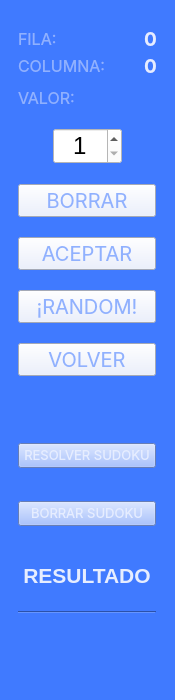
       <widget class="QFrame" name="verticalFrame_3">
        <property name="maximumSize">
         <size>
          <width>175</width>
          <height>700</height>
         </size>
        </property>
        <property name="font">
         <font>
          <family>Inter</family>
          <bold>true</bold>
         </font>
        </property>
        <property name="layoutDirection">
         <enum>Qt::LeftToRight</enum>
        </property>
        <property name="styleSheet">
         <string notr="true">background-color: rgb(64, 122, 255);</string>
        </property>
        <layout class="QVBoxLayout" name="verticalLayout_5" stretch="0,0,0,0">
         <property name="spacing">
          <number>3</number>
         </property>
         <property name="leftMargin">
          <number>7</number>
         </property>
         <property name="topMargin">
          <number>0</number>
         </property>
         <property name="rightMargin">
          <number>0</number>
         </property>
         <property name="bottomMargin">
          <number>0</number>
         </property>
         <item>
          <widget class="QFrame" name="FrameCells">
           <property name="maximumSize">
            <size>
             <width>160</width>
             <height>16777215</height>
            </size>
           </property>
           <property name="styleSheet">
            <string notr="true">background-color: rgb(64, 122, 255);
color: rgb(64, 122, 255);</string>
           </property>
           <property name="frameShape">
            <enum>QFrame::Box</enum>
           </property>
           <property name="frameShadow">
            <enum>QFrame::Plain</enum>
           </property>
           <property name="lineWidth">
            <number>2</number>
           </property>
           <layout class="QVBoxLayout" name="verticalLayout_6" stretch="0,0,0,0,0,0">
            <property name="spacing">
             <number>0</number>
            </property>
            <property name="topMargin">
             <number>0</number>
            </property>
            <property name="bottomMargin">
             <number>0</number>
            </property>
            <item>
             <spacer name="verticalSpacer_8">
              <property name="orientation">
               <enum>Qt::Vertical</enum>
              </property>
              <property name="sizeHint" stdset="0">
               <size>
                <width>119</width>
                <height>37</height>
               </size>
              </property>
             </spacer>
            </item>
            <item>
             <layout class="QHBoxLayout" name="horizontalLayout_3">
              <property name="topMargin">
               <number>0</number>
              </property>
              <property name="bottomMargin">
               <number>3</number>
              </property>
              <item>
               <widget class="QLabel" name="label_4">
                <property name="font">
                 <font>
                  <family>Inter</family>
                  <pointsize>12</pointsize>
                  <fontweight>Black</fontweight>
                 </font>
                </property>
                <property name="styleSheet">
                 <string notr="true">color: rgb(144, 177, 254)</string>
                </property>
                <property name="text">
                 <string>FILA:</string>
                </property>
               </widget>
              </item>
              <item>
               <widget class="QLabel" name="RowTag">
                <property name="minimumSize">
                 <size>
                  <width>12</width>
                  <height>0</height>
                 </size>
                </property>
                <property name="maximumSize">
                 <size>
                  <width>12</width>
                  <height>16777215</height>
                 </size>
                </property>
                <property name="font">
                 <font>
                  <family>Inter</family>
                  <pointsize>14</pointsize>
                  <bold>true</bold>
                 </font>
                </property>
                <property name="layoutDirection">
                 <enum>Qt::RightToLeft</enum>
                </property>
                <property name="styleSheet">
                 <string notr="true">color: rgb(230, 237, 255)</string>
                </property>
                <property name="text">
                 <string>0</string>
                </property>
               </widget>
              </item>
             </layout>
            </item>
            <item>
             <layout class="QHBoxLayout" name="horizontalLayout_4">
              <property name="topMargin">
               <number>0</number>
              </property>
              <item>
               <widget class="QLabel" name="label_6">
                <property name="font">
                 <font>
                  <family>Inter</family>
                  <pointsize>12</pointsize>
                  <fontweight>Black</fontweight>
                 </font>
                </property>
                <property name="styleSheet">
                 <string notr="true">color: rgb(144, 177, 254)</string>
                </property>
                <property name="text">
                 <string>COLUMNA:</string>
                </property>
               </widget>
              </item>
              <item>
               <widget class="QLabel" name="ColTag">
                <property name="minimumSize">
                 <size>
                  <width>12</width>
                  <height>0</height>
                 </size>
                </property>
                <property name="maximumSize">
                 <size>
                  <width>12</width>
                  <height>16777215</height>
                 </size>
                </property>
                <property name="font">
                 <font>
                  <family>Inter</family>
                  <pointsize>14</pointsize>
                  <bold>true</bold>
                 </font>
                </property>
                <property name="styleSheet">
                 <string notr="true">color: rgb(230, 237, 255)</string>
                </property>
                <property name="text">
                 <string>0</string>
                </property>
               </widget>
              </item>
             </layout>
            </item>
            <item>
             <layout class="QVBoxLayout" name="verticalLayout_7">
              <property name="spacing">
               <number>20</number>
              </property>
              <property name="topMargin">
               <number>10</number>
              </property>
              <item>
               <widget class="QLabel" name="label_7">
                <property name="font">
                 <font>
                  <family>Inter</family>
                  <pointsize>12</pointsize>
                  <fontweight>Black</fontweight>
                 </font>
                </property>
                <property name="styleSheet">
                 <string notr="true">color: rgb(144, 177, 254)</string>
                </property>
                <property name="text">
                 <string>VALOR:</string>
                </property>
                <property name="alignment">
                 <set>Qt::AlignLeading|Qt::AlignLeft|Qt::AlignVCenter</set>
                </property>
               </widget>
              </item>
              <item>
               <layout class="QHBoxLayout" name="horizontalLayout_5" stretch="1,2,1">
                <property name="spacing">
                 <number>0</number>
                </property>
                <property name="topMargin">
                 <number>0</number>
                </property>
                <item>
                 <spacer name="horizontalSpacer_3">
                  <property name="orientation">
                   <enum>Qt::Horizontal</enum>
                  </property>
                  <property name="sizeHint" stdset="0">
                   <size>
                    <width>40</width>
                    <height>20</height>
                   </size>
                  </property>
                 </spacer>
                </item>
                <item>
                 <widget class="QSpinBox" name="CellValue">
                  <property name="font">
                   <font>
                    <pointsize>18</pointsize>
                   </font>
                  </property>
                  <property name="styleSheet">
                   <string notr="true">color: rgb(0, 0, 0);
background-color: rgb(255, 255, 255);</string>
                  </property>
                  <property name="alignment">
                   <set>Qt::AlignCenter</set>
                  </property>
                  <property name="minimum">
                   <number>1</number>
                  </property>
                  <property name="maximum">
                   <number>9</number>
                  </property>
                 </widget>
                </item>
                <item>
                 <spacer name="horizontalSpacer_4">
                  <property name="orientation">
                   <enum>Qt::Horizontal</enum>
                  </property>
                  <property name="sizeHint" stdset="0">
                   <size>
                    <width>40</width>
                    <height>20</height>
                   </size>
                  </property>
                 </spacer>
                </item>
               </layout>
              </item>
              <item>
               <widget class="QPushButton" name="Delete">
                <property name="font">
                 <font>
                  <family>Inter</family>
                  <pointsize>15</pointsize>
                  <fontweight>Black</fontweight>
                 </font>
                </property>
                <property name="styleSheet">
                 <string notr="true">color: rgb(144, 177, 254);
background-color: rgb(230, 237, 255);</string>
                </property>
                <property name="text">
                 <string>BORRAR</string>
                </property>
               </widget>
              </item>
              <item>
               <widget class="QPushButton" name="Accept">
                <property name="font">
                 <font>
                  <family>Inter</family>
                  <pointsize>15</pointsize>
                  <fontweight>Black</fontweight>
                 </font>
                </property>
                <property name="styleSheet">
                 <string notr="true">color: rgb(144, 177, 254);
background-color: rgb(230, 237, 255);</string>
                </property>
                <property name="text">
                 <string>ACEPTAR</string>
                </property>
               </widget>
              </item>
              <item>
               <widget class="QPushButton" name="RandomValues">
                <property name="font">
                 <font>
                  <family>Inter</family>
                  <pointsize>15</pointsize>
                  <fontweight>Black</fontweight>
                 </font>
                </property>
                <property name="styleSheet">
                 <string notr="true">color: rgb(144, 177, 254);
background-color: rgb(230, 237, 255);</string>
                </property>
                <property name="text">
                 <string>¡RANDOM!</string>
                </property>
               </widget>
              </item>
              <item>
               <widget class="QPushButton" name="Cancel">
                <property name="font">
                 <font>
                  <family>Inter</family>
                  <pointsize>15</pointsize>
                  <fontweight>Black</fontweight>
                 </font>
                </property>
                <property name="styleSheet">
                 <string notr="true">color: rgb(144, 177, 254);
background-color: rgb(230, 237, 255);</string>
                </property>
                <property name="text">
                 <string>VOLVER</string>
                </property>
               </widget>
              </item>
             </layout>
            </item>
            <item>
             <spacer name="verticalSpacer_9">
              <property name="orientation">
               <enum>Qt::Vertical</enum>
              </property>
              <property name="sizeHint" stdset="0">
               <size>
                <width>20</width>
                <height>40</height>
               </size>
              </property>
             </spacer>
            </item>
            <item>
             <spacer name="verticalSpacer_10">
              <property name="orientation">
               <enum>Qt::Vertical</enum>
              </property>
              <property name="sizeHint" stdset="0">
               <size>
                <width>119</width>
                <height>16</height>
               </size>
              </property>
             </spacer>
            </item>
           </layout>
          </widget>
         </item>
         <item>
          <spacer name="verticalSpacer_6">
           <property name="orientation">
            <enum>Qt::Vertical</enum>
           </property>
           <property name="sizeHint" stdset="0">
            <size>
             <width>20</width>
             <height>40</height>
            </size>
           </property>
          </spacer>
         </item>
         <item>
          <widget class="QFrame" name="FrameControls">
           <property name="maximumSize">
            <size>
             <width>160</width>
             <height>16777215</height>
            </size>
           </property>
           <property name="styleSheet">
            <string notr="true">color: rgb(64, 122, 255);
background-color: rgb(64, 122, 255);</string>
           </property>
           <property name="frameShape">
            <enum>QFrame::Box</enum>
           </property>
           <property name="frameShadow">
            <enum>QFrame::Plain</enum>
           </property>
           <property name="lineWidth">
            <number>2</number>
           </property>
           <layout class="QVBoxLayout" name="verticalLayout_3" stretch="0,0,0,0,0,0,0">
            <property name="leftMargin">
             <number>9</number>
            </property>
            <item>
             <spacer name="verticalSpacer_4">
              <property name="orientation">
               <enum>Qt::Vertical</enum>
              </property>
              <property name="sizeHint" stdset="0">
               <size>
                <width>119</width>
                <height>25</height>
               </size>
              </property>
             </spacer>
            </item>
            <item>
             <widget class="QPushButton" name="solveButton">
              <property name="enabled">
               <bool>true</bool>
              </property>
              <property name="font">
               <font>
                <family>Inter</family>
                <pointsize>10</pointsize>
                <fontweight>Black</fontweight>
               </font>
              </property>
              <property name="styleSheet">
               <string notr="true">background-color: rgb(144, 177, 254);
color: rgb(230, 237, 255);</string>
              </property>
              <property name="text">
               <string>RESOLVER SUDOKU</string>
              </property>
             </widget>
            </item>
            <item>
             <spacer name="verticalSpacer_5">
              <property name="orientation">
               <enum>Qt::Vertical</enum>
              </property>
              <property name="sizeHint" stdset="0">
               <size>
                <width>119</width>
                <height>37</height>
               </size>
              </property>
             </spacer>
            </item>
            <item>
             <widget class="QPushButton" name="cleanButton">
              <property name="font">
               <font>
                <family>Inter</family>
                <pointsize>10</pointsize>
                <fontweight>Black</fontweight>
               </font>
              </property>
              <property name="styleSheet">
               <string notr="true">color: rgb(230, 237, 255);
background-color: rgb(144, 177, 254);</string>
              </property>
              <property name="text">
               <string>BORRAR SUDOKU</string>
              </property>
             </widget>
            </item>
            <item>
             <spacer name="verticalSpacer">
              <property name="orientation">
               <enum>Qt::Vertical</enum>
              </property>
              <property name="sizeHint" stdset="0">
               <size>
                <width>20</width>
                <height>40</height>
               </size>
              </property>
             </spacer>
            </item>
            <item>
             <layout class="QVBoxLayout" name="verticalLayout_4">
              <property name="spacing">
               <number>0</number>
              </property>
              <item>
               <widget class="QLabel" name="label">
                <property name="font">
                 <font>
                  <pointsize>16</pointsize>
                  <bold>true</bold>
                 </font>
                </property>
                <property name="styleSheet">
                 <string notr="true">color: rgb(230, 237, 255);</string>
                </property>
                <property name="text">
                 <string>RESULTADO</string>
                </property>
                <property name="alignment">
                 <set>Qt::AlignCenter</set>
                </property>
                <property name="margin">
                 <number>2</number>
                </property>
               </widget>
              </item>
              <item>
               <widget class="QLabel" name="ResultTag">
                <property name="font">
                 <font>
                  <family>Inter</family>
                  <pointsize>14</pointsize>
                  <bold>true</bold>
                 </font>
                </property>
                <property name="styleSheet">
                 <string notr="true">color: rgb(177, 1, 51);</string>
                </property>
                <property name="text">
                 <string/>
                </property>
                <property name="alignment">
                 <set>Qt::AlignCenter</set>
                </property>
                <property name="margin">
                 <number>2</number>
                </property>
               </widget>
              </item>
              <item>
               <widget class="Line" name="line">
                <property name="orientation">
                 <enum>Qt::Horizontal</enum>
                </property>
               </widget>
              </item>
             </layout>
            </item>
            <item>
             <spacer name="verticalSpacer_3">
              <property name="orientation">
               <enum>Qt::Vertical</enum>
              </property>
              <property name="sizeHint" stdset="0">
               <size>
                <width>119</width>
                <height>16</height>
               </size>
              </property>
             </spacer>
            </item>
           </layout>
          </widget>
         </item>
         <item>
          <widget class="QLabel" name="Alerts">
           <property name="minimumSize">
            <size>
             <width>0</width>
             <height>65</height>
            </size>
           </property>
           <property name="maximumSize">
            <size>
             <width>16777215</width>
             <height>65</height>
            </size>
           </property>
           <property name="text">
            <string/>
           </property>
          </widget>
         </item>
        </layout>
       </widget>
